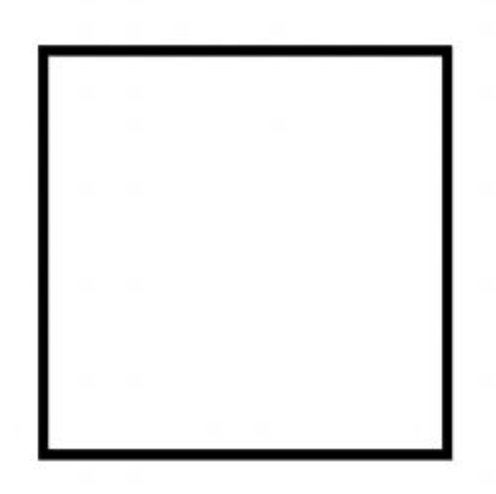
#> input picture tp2/images/0.0.square.png, 496 x 494 px; its folder holds only this picture in this run
$ python descriptor.py
#> lines starting #> are read from the running program, lines starting #| are printed output that depends on the picture; after the words box and inside, x2 and y2 are one past the last pixel; in counts of white or black regions, pixels touching at a corner belong together
### utils/image_operations.py
import numpy as np
from PIL import ImageColor

from utils.colors import *
from utils.trackbar import *

threshold_max_value = 151
noise_max_value = 10

def apply_color_convertion(frame, color):
    return cv2.cvtColor(frame, color)


def apply_threshold(frame, threshold_value):
    if threshold_value is None:
        threshold_value = threshold_max_value

    # _, f = cv2.threshold(frame,
    #                      trackbar_value,
    #                      threshold_max_value,
    #                      cv2.THRESH_BINARY + cv2.THRESH_OTSU)

    f = cv2.adaptiveThreshold(frame, threshold_max_value, cv2.ADAPTIVE_THRESH_GAUSSIAN_C, cv2.THRESH_BINARY_INV,
                              threshold_value,
                              10)
    return f


def apply_noise(frame, noise_value):
    if noise_value is None:
        noise_value = noise_max_value

    kernel = cv2.getStructuringElement(cv2.MORPH_ELLIPSE, (noise_value, noise_value))
    opening = cv2.morphologyEx(frame, cv2.MORPH_OPEN, kernel)
    closing = cv2.morphologyEx(opening, cv2.MORPH_CLOSE, kernel)
    return closing


# [22 lines left out: functions apply_grabcut, apply_watershed, not called in this run]

### utils/contours.py
import glob
from math import copysign, log10

from utils import colors
from utils.image_operations import *


# [21 lines left out: function read_from_images, not called in this run]


def find_contours(frame):
    contours, _ = cv2.findContours(frame, cv2.RETR_EXTERNAL, cv2.CHAIN_APPROX_NONE)
    return contours


def draw_contours(frame, contours, color, thickness):
    cv2.drawContours(frame, contours, -1, color, thickness)
    return frame


# [6 lines left out: function draw_contour_title, not called in this run]


def get_contours(frame, min_area):
    if min_area is None:
        min_area = 10000

    contours, _ = cv2.findContours(frame, cv2.RETR_TREE, cv2.CHAIN_APPROX_NONE)

    return get_biggest_contours(contours, 3, min_area)
    # return contours


def get_biggest_contours(contours, amount, min_area):
    contours = filter(lambda x: (cv2.contourArea(x) >= min_area), contours)
    return sorted(contours, key=cv2.contourArea, reverse=True)[0:amount]


def get_hu_moments(contour):
    moments = cv2.moments(contour)
    hu_moments = cv2.HuMoments(moments)
    for i in range(len(hu_moments)):
        if hu_moments[i] != 0:
            hu_moments[i] = -1 * copysign(1.0, hu_moments[i]) * log10(abs(hu_moments[i]))
    return hu_moments


# [2 lines that do not run on import are left out]

### utils/files.py
import glob


class File:
    def __init__(self, id, label_id, path):
        self.id = id
        self.label_id = label_id
        self.path = path


def get_files(path):
    return glob.glob(r'' + path)


# [2 lines that do not run on import are left out]

### tp2/descriptor.py
import numpy
import csv
from tp2 import constants
from utils.contours import *
from utils.files import *

show_contours = False


def main():
    with open(r'' + constants.DESCRIPTORS_FILE_NAME, 'w') as file_to_write:
        writer = csv.writer(file_to_write)

        for file in load_files():
            frame = cv2.imread(file.path)
#> frame is the input picture: shape (494, 496, 3); mean B, G, R 237.2, 237.2, 237.2

            gray_frame = apply_color_convertion(frame, cv2.COLOR_RGB2GRAY)
            threshold_frame = apply_threshold(gray_frame, None)
#> in apply_threshold, `f = cv2.adaptiveThreshold(frame, threshold_max_value, cv2.ADAPTIVE_THR..`:
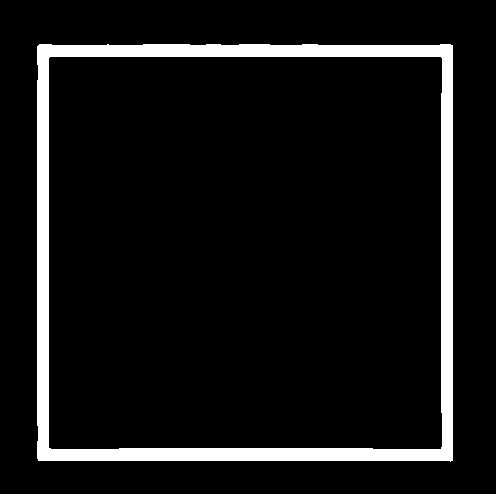
#> f: shape (494, 496); values 0 (black) and 151 (white), 8% white; 1 white region, box (x1, y1, x2, y2) and area: (37, 44, 453, 462) 19683
            noise_frame = apply_noise(threshold_frame, None)
#> in apply_noise, `opening = cv2.morphologyEx(frame, cv2.MORPH_OPEN, kernel)`:
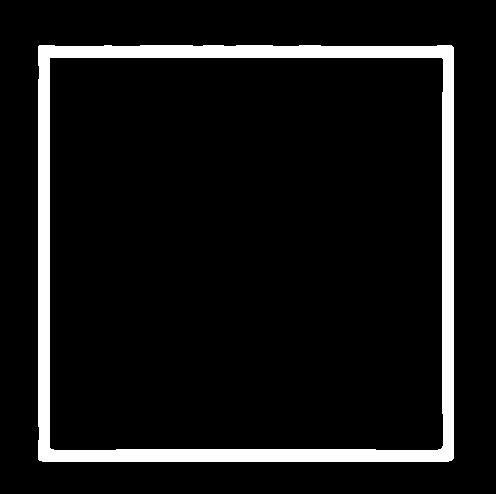
#> opening: shape (494, 496); values 0 (black) and 151 (white), 8.1% white; 1 white region, box (x1, y1, x2, y2) and area: (38, 45, 454, 462) 19729
#> in apply_noise, `closing = cv2.morphologyEx(opening, cv2.MORPH_CLOSE, kernel)`:
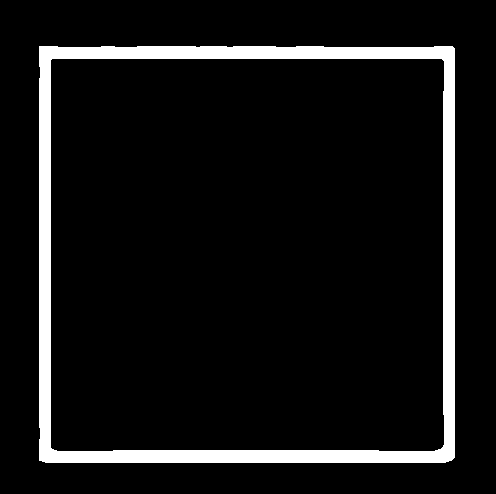
#> closing: shape (494, 496); values 0 (black) and 151 (white), 8.1% white; 1 white region

            contour = get_contours(noise_frame, None)[0]
#> in get_contours, `contours, _ = cv2.findContours(frame, cv2.RETR_TREE, cv2.CHAIN_APPROX_..`: contours = 2 contours; box (x1, y1, x2, y2) and area: (39, 46, 455, 463) 172384, (50, 58, 445, 452) 154208
#> contour = contour of 1653 points, box (x1, y1, x2, y2) (39, 46, 455, 463), area 172384

            hu_moments = get_hu_moments(contour)
#> in get_hu_moments, `moments = cv2.moments(contour)`: moments = moments, m00 172384.5, centre m10/m00, m01/m00 = (246.5, 254.2)
#> in get_hu_moments, `hu_moments = cv2.HuMoments(moments)`: hu_moments = [0.167, 5.66e-08, 2.21e-09, 7.47e-12, 9.59e-22, -1.73e-15, -2.47e-23]
#> the loop in get_hu_moments, `for i in range(len(hu_moments)):` made 7 passes
#> after the loop in get_hu_moments, `for i in range(len(hu_moments)):`: hu_moments = [0.778, 7.25, 8.65, 11.13, 21.02, -14.76, -22.61]
#> hu_moments = [0.778, 7.25, 8.65, 11.13, 21.02, -14.76, -22.61]
            hu_moments = hu_moments.flatten()

            writer.writerow(numpy.insert(hu_moments, 0, file.label_id))

            if show_contours:
                draw_contours(frame, contour, colors.BLUE, 3)
                cv2.imshow('TP2.descriptors', frame)

            if cv2.waitKey() & 0xFF:
#> (key Esc is pressed here)
                continue


def get_label(label_id):
    with open(r'' + constants.LABELS_FILE_NAME, 'r') as file_to_read:
        reader = csv.reader(file_to_read, delimiter=',')
        for line in reader:
            if int(line[0]) == label_id:
                return line[1]


def load_files():
    files = []
    for data in get_files('./images/*.png'):
        data_array = data.split('/')
        data_array_name = data_array[len(data_array) - 1].split('.')
        files.append(File(id=data_array_name[0], label_id=data_array_name[1], path=data))

    return files


if __name__ == '__main__':
    main()

$ run again, on tp2/images/1.1.star.png
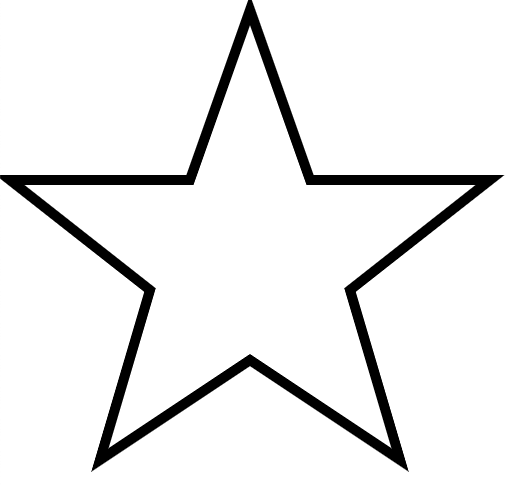
#> input picture tp2/images/1.1.star.png, 520 x 486 px
#> in main, frame is the input picture: shape (486, 520, 3); min 0, max 255, mean 236.9
#> in apply_threshold, `f = cv2.adaptiveThreshold(frame, threshold_max_value, cv2.ADAPTIVE_THR..`:
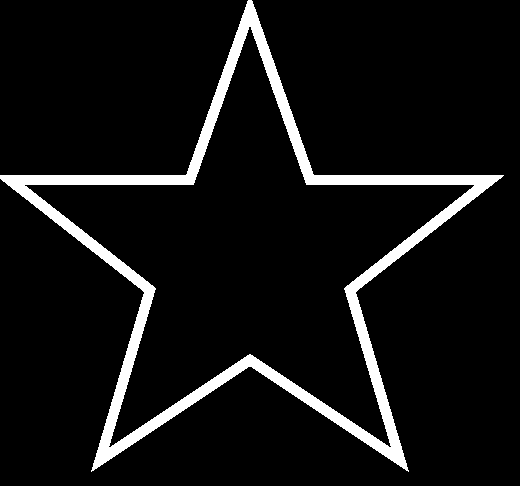
#> f: shape (486, 520); values 0 (black) and 151 (white), 7.4% white; 1 white region, box (x1, y1, x2, y2) and area: (0, 0, 504, 472) 18667
#> opening: shape (486, 520); values 0 (black) and 151 (white), 7.3% white; 1 white region, box (x1, y1, x2, y2) and area: (6, 6, 495, 466) 18420
#> in apply_noise, `closing = cv2.morphologyEx(opening, cv2.MORPH_CLOSE, kernel)`:
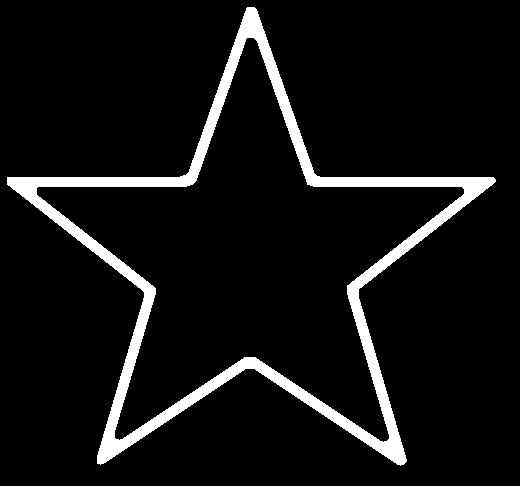
#> closing: shape (486, 520); values 0 (black) and 151 (white), 7.4% white; 1 white region
#> contours = 2 contours; box (x1, y1, x2, y2) and area: (7, 7, 496, 466) 83024, (36, 37, 465, 443) 65970
#> contour = contour of 1635 points, box (x1, y1, x2, y2) (7, 7, 496, 466), area 83024
#> moments = moments, m00 83023.5, centre m10/m00, m01/m00 = (250.5, 260.4)
#> in get_hu_moments, `hu_moments = cv2.HuMoments(moments)`: hu_moments = [0.208, 7.57e-06, 1.4e-05, 1.46e-07, 1.97e-13, -3.38e-10, 6.97e-14]
#> the loop in get_hu_moments, `for i in range(len(hu_moments)):` made 7 passes
#> after the loop in get_hu_moments, `for i in range(len(hu_moments)):`: hu_moments = [0.682, 5.12, 4.85, 6.83, 12.7, -9.47, 13.16]

$ run again, on tp2/images/2.2.triangle.png
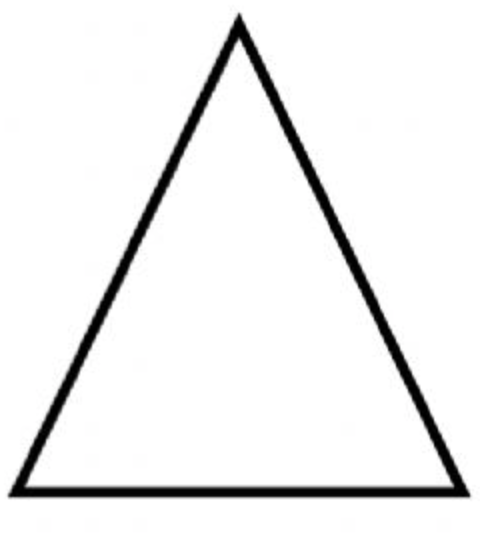
#> input picture tp2/images/2.2.triangle.png, 480 x 536 px
#> in main, frame is the input picture: shape (536, 480, 3); mean B, G, R 239.3, 239.3, 239.3
#> in apply_threshold, `f = cv2.adaptiveThreshold(frame, threshold_max_value, cv2.ADAPTIVE_THR..`:
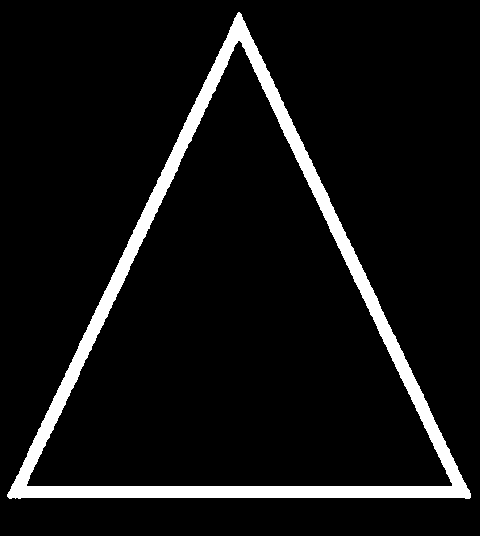
#> f: shape (536, 480); values 0 (black) and 151 (white), 7.2% white; 1 white region, box (x1, y1, x2, y2) and area: (7, 12, 471, 499) 18542
#> opening: shape (536, 480); values 0 (black) and 151 (white), 7.2% white; 1 white region, box (x1, y1, x2, y2) and area: (10, 19, 471, 499) 18505
#> in apply_noise, `closing = cv2.morphologyEx(opening, cv2.MORPH_CLOSE, kernel)`:
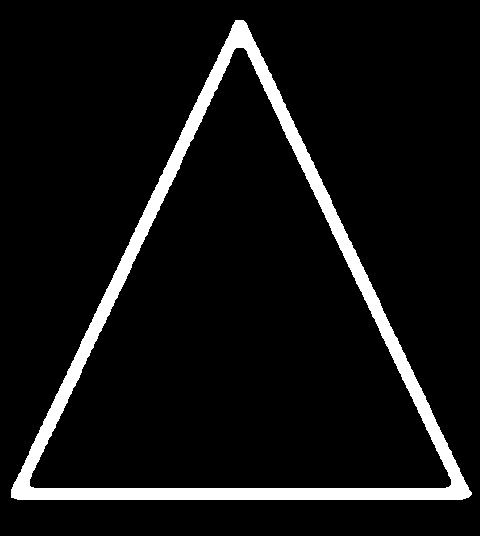
#> closing: shape (536, 480); values 0 (black) and 151 (white), 7.2% white; 1 white region
#> contours = 2 contours; box (x1, y1, x2, y2) and area: (11, 20, 472, 500) 113878, (29, 47, 452, 489) 96660
#> contour = contour of 1419 points, box (x1, y1, x2, y2) (11, 20, 472, 500), area 113878
#> moments = moments, m00 113877.5, centre m10/m00, m01/m00 = (239.8, 336.2)
#> in get_hu_moments, `hu_moments = cv2.HuMoments(moments)`: hu_moments = [0.195, 0.00133, 0.00462, 4.81e-05, 2.27e-08, 1.75e-06, -2.53e-10]
#> the loop in get_hu_moments, `for i in range(len(hu_moments)):` made 7 passes
#> after the loop in get_hu_moments, `for i in range(len(hu_moments)):`: hu_moments = [0.709, 2.88, 2.34, 4.32, 7.64, 5.76, -9.6]
